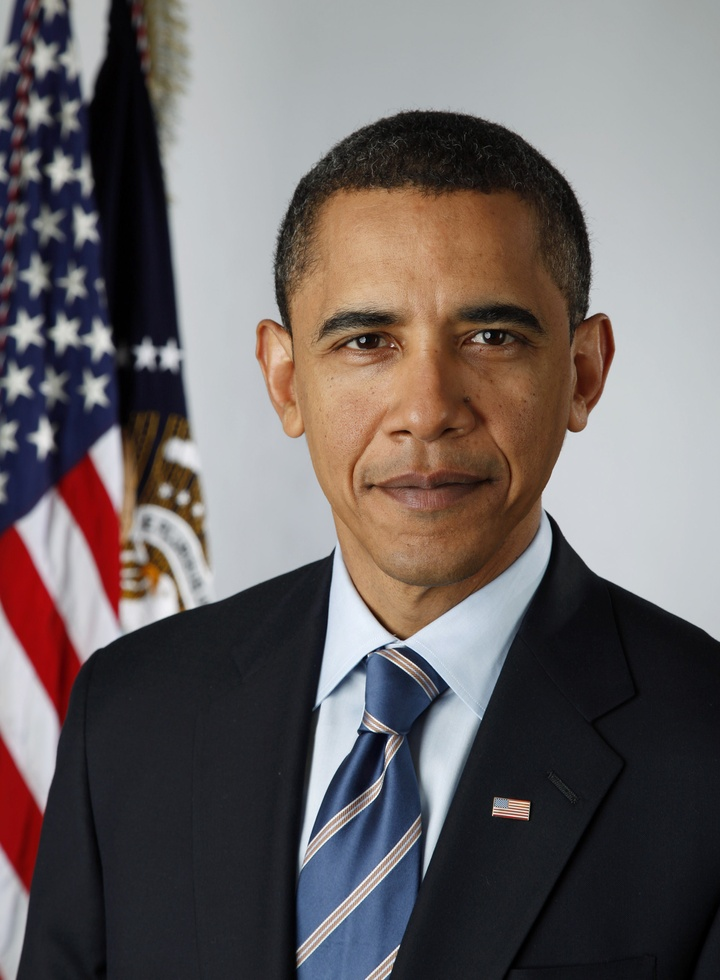
#> input picture examples/Official_portrait_of_Barack_Obama.jpg, 720 x 980 px, shrunk from 1916 x 2608 before the run
$ python -i ycbcr_method.py   (imports and definitions only)
#> lines starting #> are read from the running program, lines starting #| are printed output that depends on the picture; after the words box and inside, x2 and y2 are one past the last pixel; in counts of white or black regions, pixels touching at a corner belong together
#> further down, picture is the input picture: shape (980, 720, 3); mean B, G, R 100.5, 100.6, 108
"""
Implementation using the YCbCr color space to segment skin pixels.
"""
import cv2
import numpy as np


def segment_skin_ycbcr(image_rgb: np.ndarray,
                       cb_range: tuple[int, int] = (85, 135),
                       cr_range: tuple[int, int] = (137, 180)) -> np.ndarray:
    """
    Segment likely skin pixels using YCbCr thresholds, then post-process.

    Parameters
    ----------
    image_rgb
        Input image in RGB order, dtype uint8, shape (H, W, 3).
    cb_range
        Inclusive (min, max) bounds for the Cb channel used for masking.
    cr_range
        Inclusive (min, max) bounds for the Cr channel used for masking.

    Returns
    -------
    np.ndarray
        Binary mask, dtype uint8, shape (H, W), with values 0 or 255.
    """
#> called with cb_range = (85, 135), cr_range = (137, 180)
    if image_rgb is None or image_rgb.ndim != 3 or image_rgb.shape[2] != 3:
        raise ValueError("image_rgb must be an RGB image with shape (H, W, 3).")
    if image_rgb.dtype != np.uint8:
        raise ValueError("image_rgb must be dtype uint8.")

    # OpenCV uses YCrCb channel order, not YCbCr, because of course it does
    ycrcb = cv2.cvtColor(image_rgb, cv2.COLOR_BGR2YCrCb)
#> ycrcb: shape (980, 720, 3); mean of channels 0, 1, 2 102.8, 131.7, 126.7

    # Build inclusive thresholds. Keep Y unconstrained.
    cr_min, cr_max = cr_range
    cb_min, cb_max = cb_range
    lower = np.array([0, cr_min, cb_min], dtype=np.uint8)
    upper = np.array([255, cr_max, cb_max], dtype=np.uint8)

    # Initial binary mask of likely skin pixels
    skin_mask = cv2.inRange(ycrcb, lower, upper)
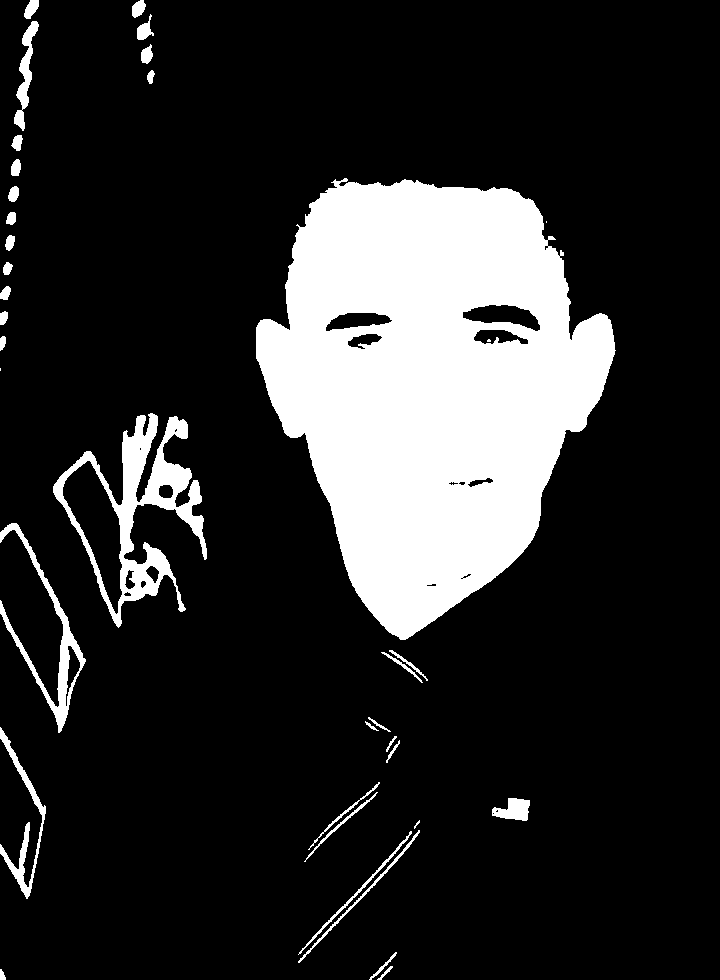
#> skin_mask: shape (980, 720); 17.5% white; 37 white regions (4 under 20 px), largest, box (x1, y1, x2, y2) and area: (256, 178, 616, 640) 105586, (53, 413, 207, 628) 8694, (0, 523, 86, 733) 2600

    kernel = cv2.getStructuringElement(cv2.MORPH_ELLIPSE, (3, 3))
    skin_mask = cv2.erode(skin_mask, kernel, iterations=2)
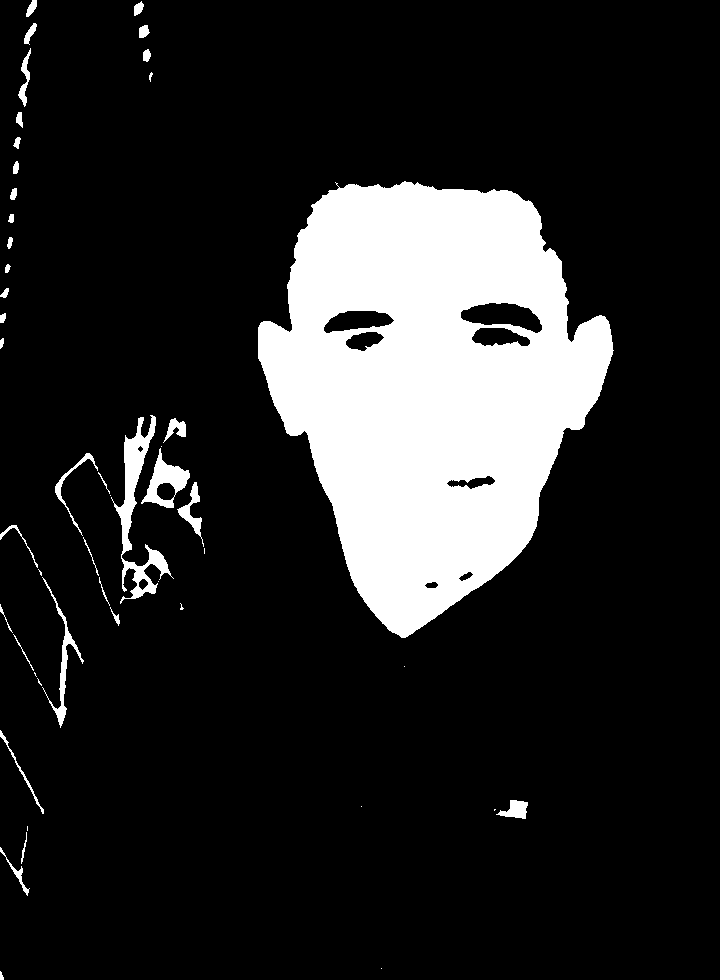
#> skin_mask: shape (980, 720); 15.6% white; 49 white regions (13 under 20 px), largest, box (x1, y1, x2, y2) and area: (258, 181, 614, 638) 101505, (111, 415, 174, 604) 2803, (141, 448, 190, 508) 1135
    skin_mask = cv2.dilate(skin_mask, kernel, iterations=2)
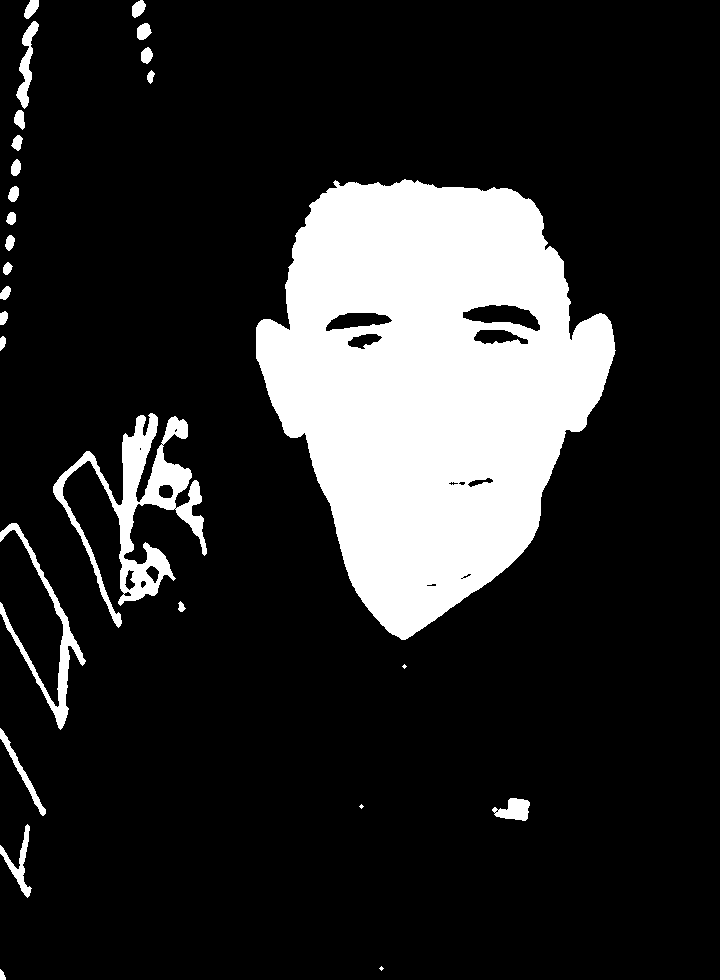
#> skin_mask: shape (980, 720); 17.1% white; 27 white regions (3 under 20 px), largest, box (x1, y1, x2, y2) and area: (256, 179, 616, 640) 105414, (53, 413, 207, 628) 8459, (0, 523, 86, 730) 2437
    skin_mask = cv2.GaussianBlur(skin_mask, (3, 3), 0)

    return skin_mask


# [7 lines not run here, left out]

>>> import cv2
>>> picture = cv2.imread('../examples/Official_portrait_of_Barack_Obama.jpg')
>>> result = segment_skin_ycbcr(picture)

$ run again, on examples/Will-Smith-new-headshot-credit-Lorenzo-Agius.jpg
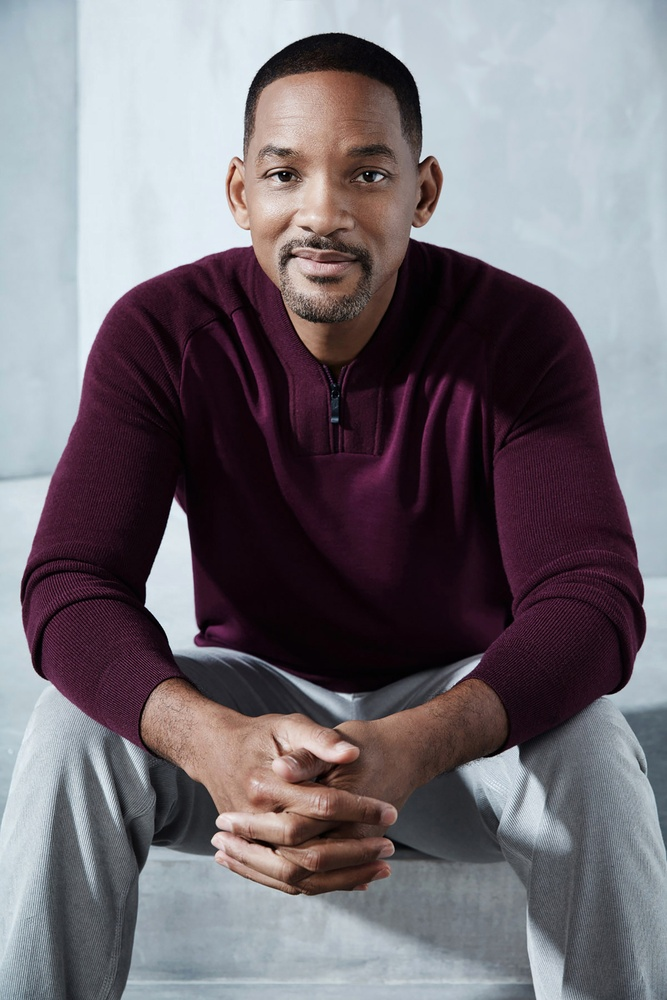
#> input picture examples/Will-Smith-new-headshot-credit-Lorenzo-Agius.jpg, 667 x 1000 px, shrunk from 1600 x 2400 before the run
#> picture is the input picture: shape (1000, 667, 3); mean B, G, R 117.1, 110.3, 116.3
#> ycrcb: shape (1000, 667, 3); mean of channels 0, 1, 2 112.9, 130.4, 130.4
#> in segment_skin_ycbcr, `skin_mask = cv2.inRange(ycrcb, lower, upper)`:
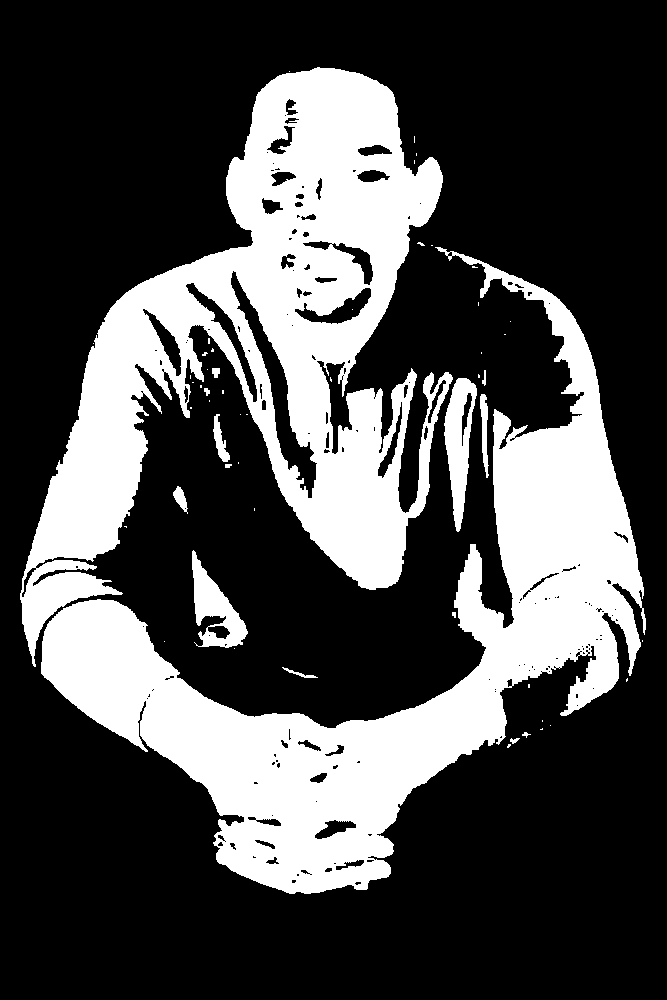
#> skin_mask: shape (1000, 667); 29.3% white; 54 white regions (39 under 20 px), largest, box (x1, y1, x2, y2) and area: (20, 67, 453, 667) 94457, (41, 247, 646, 894) 94127, (444, 378, 477, 532) 2695
#> in segment_skin_ycbcr, `skin_mask = cv2.dilate(skin_mask, kernel, iterations=2)`:
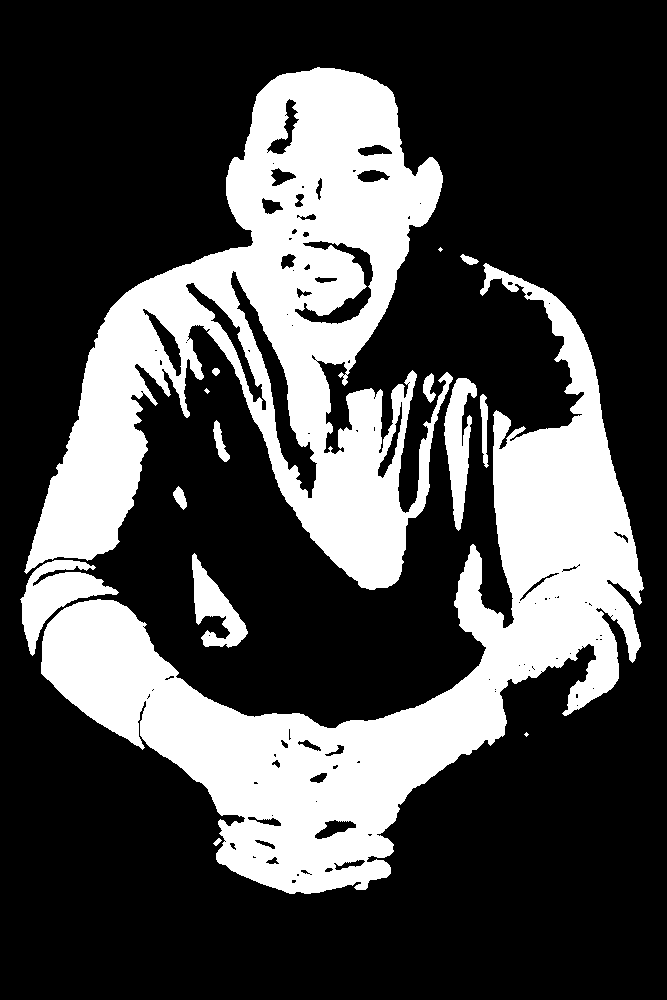
#> skin_mask: shape (1000, 667); 28.8% white; 15 white regions (3 under 20 px), largest, box (x1, y1, x2, y2) and area: (41, 263, 644, 894) 93079, (24, 67, 453, 590) 89446, (20, 560, 119, 656) 3600
